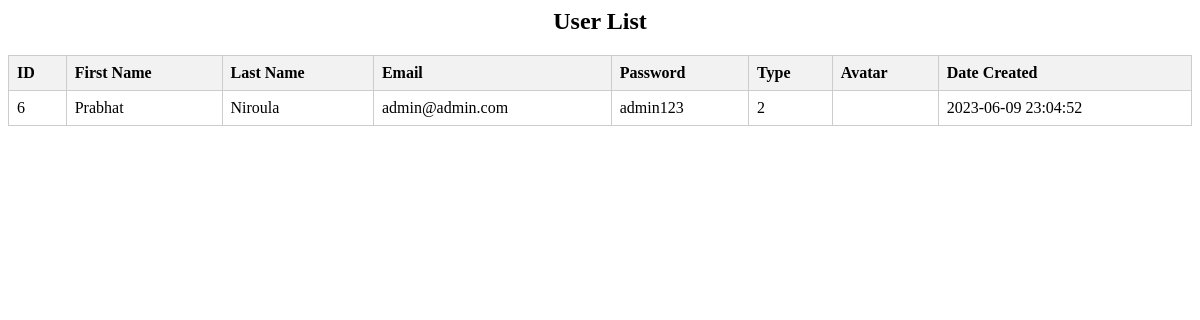
Screenshot of /viewuser.php with the database file from the repository.
### tables this page shows
CREATE TABLE `users` (
  `id` int(30) NOT NULL,
  `firstname` varchar(200) NOT NULL,
  `lastname` varchar(200) NOT NULL,
  `email` varchar(200) NOT NULL,
  `password` text NOT NULL,
  `type` tinyint(1) NOT NULL DEFAULT 2 COMMENT '1 = admin, 2 = staff',
  `avatar` text NOT NULL DEFAULT 'no-image-available.png',
  `date_created` datetime NOT NULL DEFAULT current_timestamp()
);

### viewuser.php (the view, shortened to what this page needs)
<?php
include 'db_connect.php';
$query = "SELECT * FROM users";
$result = mysqli_query($conn, $query);
if (mysqli_num_rows($result) > 0) {
  echo "<h2>User List</h2>";
  echo "<table class='table'>";
  echo "<thead><tr><th>ID</th><th>First Name</th><th>Last Name</th><th>Email</th><th>Password</th><th>Type</th><th>Avatar</th><th>Date Created</th></tr></thead>";
  echo "<tbody>";
  while ($row = mysqli_fetch_assoc($result)) {
    $id = $row['id'];
    $firstname = $row['firstname'];
    $lastname = $row['lastname'];
    $email = $row['email'];
    $password = $row['password'];
    $type = $row['type'];
    $avatar = $row['avatar'];
    $date_created = $row['date_created'];
    echo "<tr>";
    echo "<td>$id</td>";
    echo "<td>$firstname</td>";
    echo "<td>$lastname</td>";
    echo "<td>$email</td>";
    echo "<td>$password</td>";
    echo "<td>$type</td>";
    echo "<td>$avatar</td>";
    echo "<td>$date_created</td>";
    echo "</tr>";
  }
  echo "</tbody>";
  echo "</table>";
} else {
  echo "No users found.";
}
?>

### viewuser.php (style rules this page uses)
h2 { text-align: center; margin-top: 0; }
.table { width: 100%; border-collapse: collapse; margin-top: 20px; }
.table th, .table td { padding: 8px; border: 1px solid #ccc; text-align: left; }
.table thead th { background-color: #f2f2f2; }

### rows the page displays
users: id "6", firstname "Prabhat", lastname "Niroula", email "admin@admin.com", password "admin123", type "2", date_created "2023-06-09 23:04:52"
